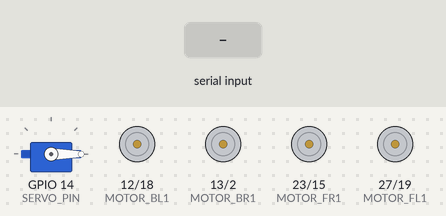
Bench run of a sketch on a simulated ESP32. Shown: servo, motor-driver pin pairs drawn as motors (green arrow = first pin HIGH = forward, orange = second pin HIGH = backward, longer = more drive). The inputs (shaded band) are chosen by the test bench. Nothing arrives over Bluetooth unless stated; what the sketch prints to the serial monitor is not drawn.

Above: at 1.2 s.
1.3 s: "G" received over the second serial link
At 2.3 s:
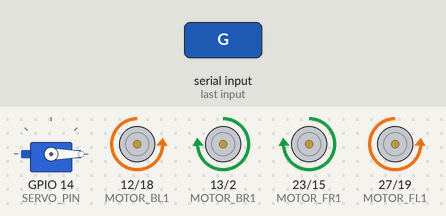
2.8 s: "2" received over the second serial link
At 3.7 s:
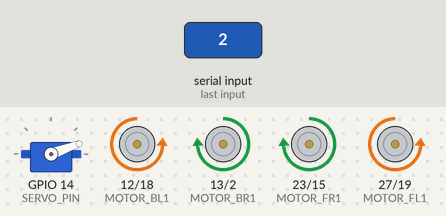
4.3 s: "S" received over the second serial link
At 5.5 s:
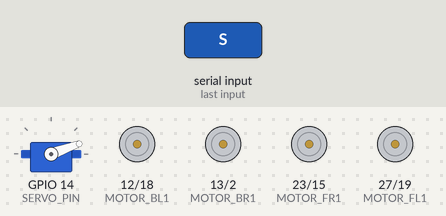
5.8 s: "90,45\n" received over the second serial link
At 6.8 s:
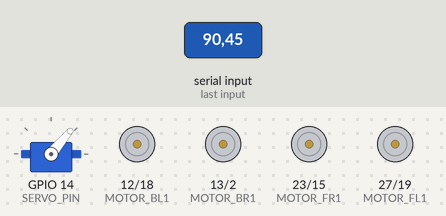
7.3 s: "B90\n" received over the second serial link
At 8.4 s:
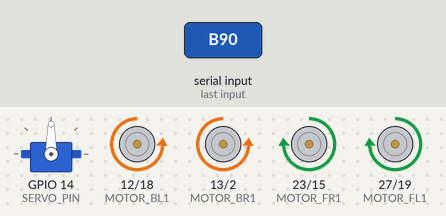
8.8 s: "1" received over the second serial link
At 9.5 s:
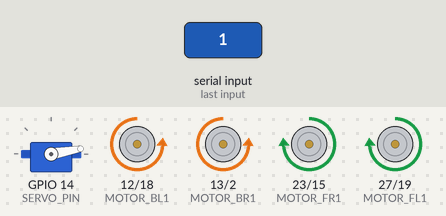
Timing chart, 0 to 11.3 s (numbered marks = the images above; inputs shaded):
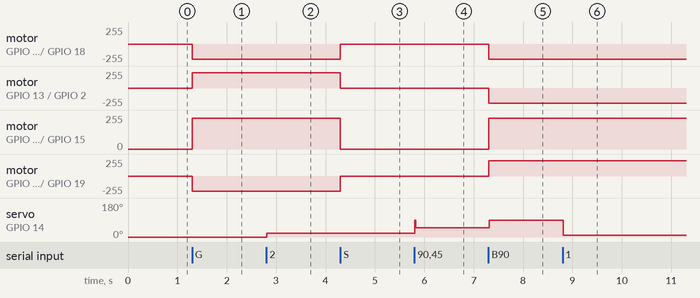

Measured:
- after the input at 1.3 s, motor on GPIO 12 (MOTOR_BL1) / GPIO 18 (MOTOR_BL2), motor on GPIO 27 (MOTOR_FL1) / GPIO 19 (MOTOR_FL2): stopped → backward 230/255 at once; motor on GPIO 13 (MOTOR_BR1) / GPIO 2 (MOTOR_BR2), motor on GPIO 23 (MOTOR_FR1) / GPIO 15 (MOTOR_FR2): stopped → forward 230/255 at once
- after the input at 2.8 s, servo on GPIO 14 (SERVO_PIN): 0° → 20° at once
- after the input at 4.3 s, motor on GPIO 12 (MOTOR_BL1) / GPIO 18 (MOTOR_BL2), motor on GPIO 27 (MOTOR_FL1) / GPIO 19 (MOTOR_FL2): backward 230/255 → stopped at once; motor on GPIO 13 (MOTOR_BR1) / GPIO 2 (MOTOR_BR2), motor on GPIO 23 (MOTOR_FR1) / GPIO 15 (MOTOR_FR2): forward 230/255 → stopped at once
- after the input at 5.8 s, servo on GPIO 14 (SERVO_PIN): 20° → 50° at once
- after the input at 7.3 s, motor on GPIO 12 (MOTOR_BL1) / GPIO 18 (MOTOR_BL2), motor on GPIO 13 (MOTOR_BR1) / GPIO 2 (MOTOR_BR2): stopped → backward 230/255 at once; motor on GPIO 23 (MOTOR_FR1) / GPIO 15 (MOTOR_FR2), motor on GPIO 27 (MOTOR_FL1) / GPIO 19 (MOTOR_FL2): stopped → forward 230/255 at once; servo on GPIO 14 (SERVO_PIN): 50° → 90° at once
- after the input at 8.8 s, servo on GPIO 14 (SERVO_PIN): 90° → 10° at once

The sketch:

ESPservof.ino
```cpp
#include "BluetoothSerial.h"  // Include Bluetooth Serial library
#include <ESP32Servo.h>        // Include ESP32 Servo library

// Initialize Bluetooth Serial
BluetoothSerial SerialBT;

// Motor Pins
#define MOTOR_FL1 27 // Front-left motor IN1
#define MOTOR_FL2 19 // Front-left motor IN2
#define MOTOR_FR1 23 // Front-right motor IN1
#define MOTOR_FR2 15 // Front-right motor IN2
#define MOTOR_BL1 12 // Back-left motor IN1
#define MOTOR_BL2 18 // Back-left motor IN2
#define MOTOR_BR1 13 // Back-right motor IN1
#define MOTOR_BR2 2  // Back-right motor IN2

// Servo Pin
#define SERVO_PIN 14

Servo myServo;       // Create a servo object
int servoPosition = 0; // Variable to store servo position

// Define PWM channels
const int servoChannel = 0;  // Channel for servo
const int pwmChannel = 1;    // Channel for analog-like signal

char command;  // Variable to store incoming Bluetooth command

void setup() {
  // Set motor pins as outputs
  pinMode(MOTOR_FL1, OUTPUT);
  pinMode(MOTOR_FL2, OUTPUT);
  pinMode(MOTOR_FR1, OUTPUT);
  pinMode(MOTOR_FR2, OUTPUT);
  pinMode(MOTOR_BL1, OUTPUT);
  pinMode(MOTOR_BL2, OUTPUT);
  pinMode(MOTOR_BR1, OUTPUT);
  pinMode(MOTOR_BR2, OUTPUT);

  // Attach the servo to the defined pin
  myServo.attach(SERVO_PIN);
  myServo.write(servoPosition); // Initialize servo position

  // Start Bluetooth Serial with a name for the ESP32
  SerialBT.begin("TEAM_BLUE");
  Serial.println("The device started, now you can pair it with Bluetooth!");
}

void loop() {
  // Check if there's a Bluetooth command available
  if (SerialBT.available()) {
    command = SerialBT.read();  // Read the incoming command

    // Perform action based on command
    switch (command) {
      case 'B':  // Forward
        moveForward();
        break;
      case 'F':  // Backward
        moveBackward();
        break;
      case 'L':  // Left
        moveLeft();
        break;
      case 'R':  // Right
        moveRight();
        break;
      case 'C':  // Rotate Clockwise
        rotateClockwise();
        break;
      case 'G':  // Rotate Anti-clockwise
        rotateAnticlockwise();
        break;
      case 'S':  // Stop
        stopMotors();
        break;
      case '1': case '2': case '3': case '4': case '5': case '6': case '7': case '8': case '9':
        setServoPosition((command - '0') * 10); // Set servo position from 10 to 90 degrees
        break;
    }
  }
}

// Movement Functions

void moveForward() {
  analogWrite(MOTOR_FL1, 230);
  analogWrite(MOTOR_FL2, 0);
  analogWrite(MOTOR_FR1, 230);
  analogWrite(MOTOR_FR2, 0);
  analogWrite(MOTOR_BL1, 0);
  analogWrite(MOTOR_BL2, 230);
  analogWrite(MOTOR_BR1, 0);
  analogWrite(MOTOR_BR2, 230);
}

void moveBackward() {
  analogWrite(MOTOR_FL1, 0);
  analogWrite(MOTOR_FL2, 230);
  analogWrite(MOTOR_FR1, 0);
  analogWrite(MOTOR_FR2, 230);
  analogWrite(MOTOR_BL1, 230);
  analogWrite(MOTOR_BL2, 0);
  analogWrite(MOTOR_BR1, 230);
  analogWrite(MOTOR_BR2, 0);
}

void moveLeft() {
  analogWrite(MOTOR_FL1, 0);
  analogWrite(MOTOR_FL2, 230);
  analogWrite(MOTOR_FR1, 230);
  analogWrite(MOTOR_FR2, 0);
  analogWrite(MOTOR_BL1, 230);
  analogWrite(MOTOR_BL2, 0);
  analogWrite(MOTOR_BR1, 0);
  analogWrite(MOTOR_BR2, 230);
}

void moveRight() {
  analogWrite(MOTOR_FL1, 230);
  analogWrite(MOTOR_FL2, 0);
  analogWrite(MOTOR_FR1, 0);
  analogWrite(MOTOR_FR2, 230);
  analogWrite(MOTOR_BL1, 0);
  analogWrite(MOTOR_BL2, 230);
  analogWrite(MOTOR_BR1, 230);
  analogWrite(MOTOR_BR2, 0);
}

void rotateClockwise() {
  analogWrite(MOTOR_FL1, 230);
  analogWrite(MOTOR_FL2, 0);
  analogWrite(MOTOR_FR1, 0);
  analogWrite(MOTOR_FR2, 230);
  analogWrite(MOTOR_BL1, 230);
  analogWrite(MOTOR_BL2, 0);
  analogWrite(MOTOR_BR1, 0);
  analogWrite(MOTOR_BR2, 230);
}

void rotateAnticlockwise() {
  analogWrite(MOTOR_FL1, 0);
  analogWrite(MOTOR_FL2, 230);
  analogWrite(MOTOR_FR1, 230);
  analogWrite(MOTOR_FR2, 0);
  analogWrite(MOTOR_BL1, 0);
  analogWrite(MOTOR_BL2, 230);
  analogWrite(MOTOR_BR1, 230);
  analogWrite(MOTOR_BR2, 0);
}

void stopMotors() {
  analogWrite(MOTOR_FL1, 0);
  analogWrite(MOTOR_FL2, 0);
  analogWrite(MOTOR_FR1, 0);
  analogWrite(MOTOR_FR2, 0);
  analogWrite(MOTOR_BL1, 0);
  analogWrite(MOTOR_BL2, 0);
  analogWrite(MOTOR_BR1, 0);
  analogWrite(MOTOR_BR2, 0);
}

void setServoPosition(int position) {
  servoPosition = position;
  myServo.detach();           // Detach the servo to reset
  delay(10);                  // Small delay to ensure detachment
  myServo.attach(SERVO_PIN);  // Reattach the servo
  myServo.write(servoPosition);
}
```
